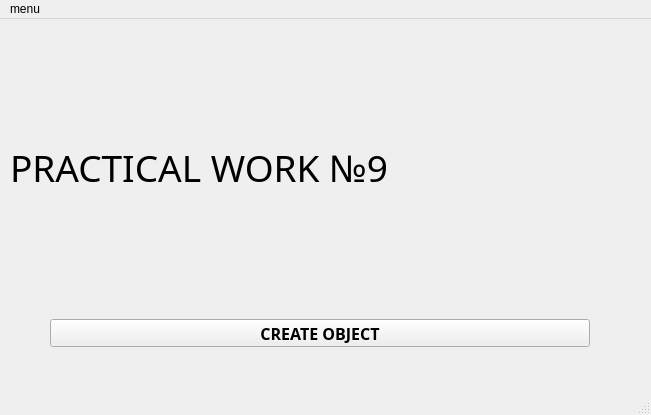
<?xml version="1.0" encoding="UTF-8"?>
<ui version="4.0">
 <class>MainWindow</class>
 <widget class="QMainWindow" name="MainWindow">
  <property name="geometry">
   <rect>
    <x>0</x>
    <y>0</y>
    <width>651</width>
    <height>415</height>
   </rect>
  </property>
  <property name="windowTitle">
   <string>MainWindow</string>
  </property>
  <widget class="QWidget" name="centralwidget">
   <widget class="QLabel" name="label_namePR">
    <property name="geometry">
     <rect>
      <x>10</x>
      <y>10</y>
      <width>610</width>
      <height>277</height>
     </rect>
    </property>
    <property name="font">
     <font>
      <family>Modern No. 20</family>
      <pointsize>28</pointsize>
     </font>
    </property>
    <property name="focusPolicy">
     <enum>Qt::NoFocus</enum>
    </property>
    <property name="layoutDirection">
     <enum>Qt::LeftToRight</enum>
    </property>
    <property name="text">
     <string>PRACTICAL WORK №9</string>
    </property>
   </widget>
   <widget class="QPushButton" name="Button_create">
    <property name="geometry">
     <rect>
      <x>50</x>
      <y>300</y>
      <width>540</width>
      <height>28</height>
     </rect>
    </property>
    <property name="font">
     <font>
      <family>Century Gothic</family>
      <pointsize>12</pointsize>
      <bold>true</bold>
     </font>
    </property>
    <property name="text">
     <string>CREATE OBJECT</string>
    </property>
   </widget>
  </widget>
  <widget class="QMenuBar" name="menubar">
   <property name="geometry">
    <rect>
     <x>0</x>
     <y>0</y>
     <width>651</width>
     <height>21</height>
    </rect>
   </property>
   <widget class="QMenu" name="menumenu">
    <property name="title">
     <string>menu</string>
    </property>
    <addaction name="actioncreate"/>
    <addaction name="actionshow"/>
    <addaction name="actionexit"/>
   </widget>
   <addaction name="menumenu"/>
  </widget>
  <widget class="QStatusBar" name="statusbar"/>
  <action name="actioncreate">
   <property name="icon">
    <iconset>
     <normaloff>:/icon/png-transparent-add-create-new-plus-sheet-icon.png</normaloff>:/icon/png-transparent-add-create-new-plus-sheet-icon.png</iconset>
   </property>
   <property name="text">
    <string>create</string>
   </property>
  </action>
  <action name="actionshow">
   <property name="icon">
    <iconset>
     <normaloff>:/icon/office-reports-icon-outline-office-reports-vector-icon-for-web-design-isolated-on-white-background-700-219898713.jpg</normaloff>:/icon/office-reports-icon-outline-office-reports-vector-icon-for-web-design-isolated-on-white-background-700-219898713.jpg</iconset>
   </property>
   <property name="text">
    <string>show</string>
   </property>
  </action>
  <action name="actionexit">
   <property name="icon">
    <iconset>
     <normaloff>:/icon/png-clipart-power-symbol-computer-icons-international-electrotechnical-commission-exit-icon-hand-sign.png</normaloff>:/icon/png-clipart-power-symbol-computer-icons-international-electrotechnical-commission-exit-icon-hand-sign.png</iconset>
   </property>
   <property name="text">
    <string>exit</string>
   </property>
  </action>
 </widget>
 <resources/>
 <connections/>
</ui>
